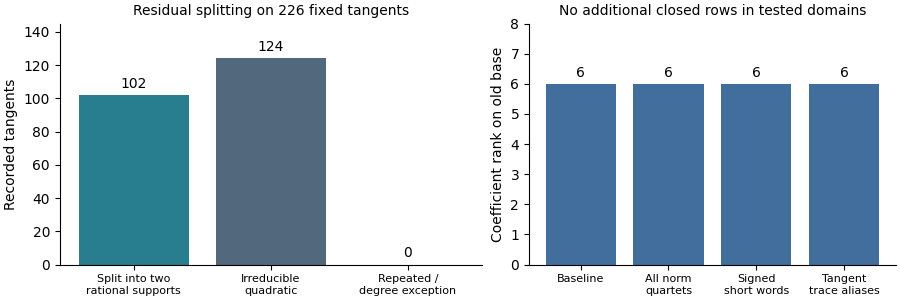

The script that saved this image:
"""Plot recorded audit values only; no research arithmetic or data generation."""
import json
from pathlib import Path
import matplotlib
matplotlib.use("Agg")
import matplotlib.pyplot as plt

root = Path(__file__).resolve().parent
initial = json.loads((root / "evidence/qualification-v2/result.json").read_text())
signed = json.loads((root / "evidence/signed-v2/result.json").read_text())
traces = json.loads((root / "evidence/traces-v1/result.json").read_text())
plt.rcParams.update({"svg.fonttype": "none", "font.size": 10})
fig, (ax, rank) = plt.subplots(1, 2, figsize=(9, 3), layout="constrained", gridspec_kw={"width_ratios": [1.15, 1]})
labels = ["Split into two\nrational supports", "Irreducible\nquadratic", "Repeated /\ndegree exception"]
values = [traces["split_distinct_rational"], traces["irreducible_quadratic"], traces["repeated_contact"] + traces["affine_degree_exceptions"]]
bars = ax.bar(labels, values, color=["#287e8e", "#52687d", "#9daab3"])
ax.bar_label(bars, padding=3)
ax.set_ylim(0, 145)
ax.set_ylabel("Recorded tangents")
ax.set_title("Residual splitting on 226 fixed tangents", fontsize=10)
names = ["Baseline", "All norm\nquartets", "Signed\nshort words", "Tangent\ntrace aliases"]
values = [initial["baseline_rank"], initial["all_norm_rank"], signed["union_rank"], traces["union_rank"]]
bars = rank.bar(names, values, color="#426e9e")
rank.bar_label(bars, padding=3)
rank.set_ylim(0, 8)
rank.set_ylabel("Coefficient rank on old base")
rank.set_title("No additional closed rows in tested domains", fontsize=10)
for a in (ax, rank):
    a.spines[["top", "right"]].set_visible(False)
    a.tick_params(axis="x", labelsize=8)
fig.savefig(root / "outcomes.svg")
fig.savefig(root / "outcomes.png", dpi=100)
# Normalize serializer whitespace only; plotted data and geometry are unchanged.
svg = root / "outcomes.svg"
svg.write_text("\n".join(line.rstrip() for line in svg.read_text().splitlines()) + "\n")
